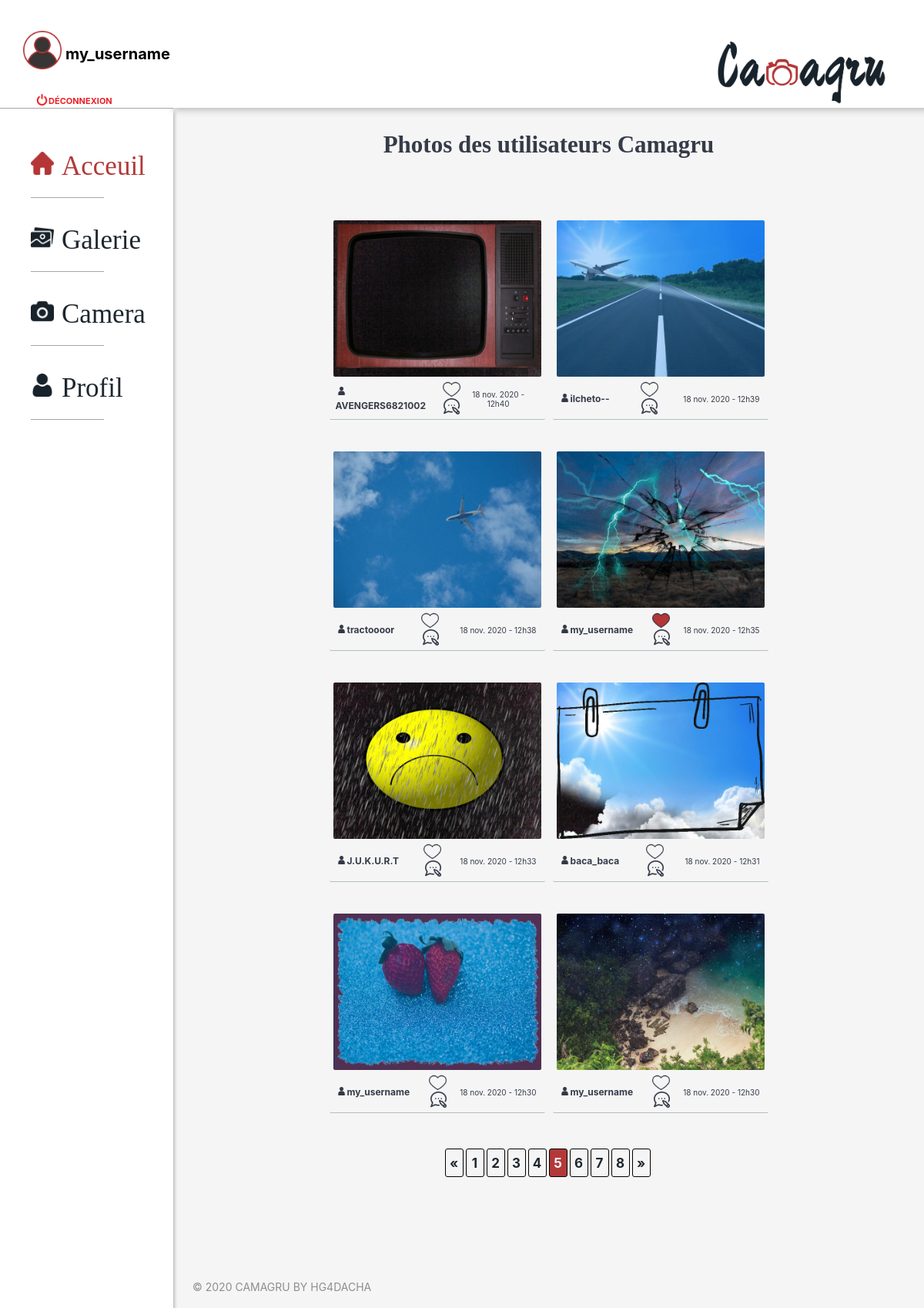
The page /view/home.php?page=5 (signed in) on the database its author committed.
### tables this page shows
CREATE TABLE `user_pictures` (
  `id` int(11) NOT NULL,
  `id_user` int(11) NOT NULL,
  `picture_id` varchar(255) NOT NULL,
  `picture_path` varchar(255) NOT NULL,
  `hour_picture` varchar(255) NOT NULL,
  `date_picture` varchar(255) NOT NULL
);

CREATE TABLE `users` (
  `id` int(11) NOT NULL,
  `lastname` varchar(255) NOT NULL,
  `firstname` varchar(255) NOT NULL,
  `email` varchar(255) NOT NULL,
  `username` varchar(255) NOT NULL,
  `passwordUsr` varchar(255) NOT NULL,
  `notif` tinyint(1) NOT NULL,
  `keyUsr` varchar(255) NOT NULL,
  `tokenUsr` tinyint(1) NOT NULL,
  `idCTRL` varchar(255) NOT NULL
);

### model/sqlFunctions.php (called while the page is built, shortened)
<?php
function PictNmbr()
{
    $dbc = db_connex();
    $reqField = $dbc->query("SELECT id FROM user_pictures");
    $reqField->execute();
    return $reqField->rowCount();
}
function pictr_recup($beginning, $picturesInPage) {
    $dbc = db_connex();
    $reqCtrl = $dbc->prepare("SELECT * FROM user_pictures ORDER BY id DESC LIMIT :beginning, :picturesInPage");
    $reqCtrl->bindValue(':beginning', $beginning, PDO::PARAM_INT);
    $reqCtrl->bindValue(':picturesInPage', $picturesInPage, PDO::PARAM_INT);
    $reqCtrl->execute();
    return $reqCtrl->fetchAll();
}
function recup_username_byID($id_user) {
    $dbc = db_connex();
    $reqID = $dbc->prepare("SELECT username FROM users WHERE id = :id_user");
    $reqID->bindValue(':id_user', $id_user, PDO::PARAM_INT);
    $reqID->execute();
    return $reqID->fetch();
}
function check_like_user($id_user, $picture_id)
{
    $dbc = db_connex();
    $reqCtrl = $dbc->prepare("SELECT id FROM likes WHERE picture_id = :picture_id AND id_user = :id_user");
    $reqCtrl->bindValue(':picture_id', $picture_id, PDO::PARAM_STR);
    $reqCtrl->bindValue(':id_user', $id_user, PDO::PARAM_INT);
    $reqCtrl->execute();
    return $reqCtrl->rowCount();
}
?>

### controller/users_pictures.php (called while the page is built, shortened)
<?php
require_once($_SERVER['DOCUMENT_ROOT']."/camagru/model/sqlFunctions.php");
$picturesInPage = 8;
$picturesNmbr = pictNmbr();
$totalPage = ceil($picturesNmbr / $picturesInPage);
if (isset($_GET['page']) && !empty($_GET['page']) && $_GET['page'] > 0 && $_GET['page'] <= $totalPage) {
    $currentPage = $_GET['page'];
}
else {
    $currentPage = 1;
}
$beginning = ($currentPage - 1) * $picturesInPage;
$pictures = pictr_recup($beginning, $picturesInPage);
function idUsername($id_user) {
    $id_user = intval($id_user);
    return recup_username_byID($id_user);
}
function checkLike($id_user, $picture_id) {
    $id_user = intval($id_user);
    return check_like_user($id_user, $picture_id);
}
?>

### controller/URL_current_page.php (called while the page is built)
<?php
if(isset($_SERVER['HTTPS']) && $_SERVER['HTTPS'] === 'on')
{
    $url = "https";
}
else
{
    $url = "http";
}
$url .= "://";
$url .= $_SERVER['HTTP_HOST'];
$url .= $_SERVER['REQUEST_URI'];
?>

### view/home.php (the view, shortened to what this page needs)
<?php
require_once($_SERVER['DOCUMENT_ROOT']."/camagru/controller/users_pictures.php");
require_once($_SERVER['DOCUMENT_ROOT']."/camagru/controller/URL_current_page.php");
?>
<!DOCTYPE html>
<html lang="en">
<head>
    <link rel="stylesheet" href="/camagru/public/css/home.css" />
</head>
<body>
    <div id="contenu">
        <?php include("includes/header.php") ?>
        <nav>
            <ul>
                <li class="this"><a href="/camagru/view/home.php" class="this"><img id="home" src="/camagru/public/pictures/home_red.png" alt="Acceuil">Acceuil</a></li>
                <div class="border"></div>
                <li class="other"><a href="/camagru/view/gallery.php" class="other"><img id="gallery" src="/camagru/public/pictures/gallery_black.png" alt="Galerie">Galerie</a></li>
                <div class="border"></div>
                <li class="other"><a href="/camagru/view/camera.php" class="other"><img id="camera" src="/camagru/public/pictures/camera_black.png" alt="Camera">Camera</a></li>
                <div class="border"></div>
                <li class="other"><a href="/camagru/view/profile.php" class="other"><img id="profile" src="/camagru/public/pictures/profile_black.png" alt="Profile">Profil</a></li>
                <div class="border"></div>
            </ul>
        </nav>
        <section>
            <div id="site-pictures">
                <h1 id="user-tittle">Photos des utilisateurs Camagru</h1>
                <div id="pictures-div">
                    <?php
                    foreach($pictures as $pict) { ?>
                        <div class="img-and-username">
                            <div class="picture-div">
                                <a class="pict-link" href="/camagru/view/picture.php?username=<?php $usrName = idUsername($pict['id_user']); echo($usrName[0]);?>&amp;pictureID=<?= urlencode($pict['picture_id']) ?>">
                                <img class="user-pictures" id="<?= $pict['picture_id'] ?>" src="<?= '/camagru/public/'.$pict['picture_path'] ?>" alt="image">
                                </a>
                            </div>
                            <div class="username-username">
                                <div class="user-2">
                                    <img class="logo-username" src="/camagru/public/pictures/logo-username.png" alt="logo-username">
                                    <span class="user-name"><?php $usrName = idUsername($pict['id_user']); echo($usrName[0]);?></span>
                                </div>
                                <div class="likes-and-comments">
                                    <?php if(isset($_SESSION['id'])) {
                                            $like_state = checkLike($_SESSION['id'], $pict['picture_id']);
                                            if ($like_state == 0) { ?>
                                    <img class="like" src="/camagru/public/pictures/like00.png" alt="like">
                                    <?php   } else if ($like_state == 1) { ?>
                                    <img class="like" src="/camagru/public/pictures/like01.png" alt="like">
                                    <?php   }
                                          }?>
                                    <a class="comment-url" href="<?= $url.'#big-bloc-comment' ?>">
                                        <img class="comments" src="/camagru/public/pictures/comments.png" alt="commentaires">
                                    </a>
                                </div>
                                <span class='time-picture'><?= $pict['date_picture'].' - <br class="time-br">'.$pict['hour_picture'] ?></span>
                            </div>
                        </div>
                    <?php
                        }
                    ?>
                </div>
                <div id="number-div">
                    <?php
                        if ($picturesNmbr > 8) {
                            if ($currentPage == 1) {
                                echo ('<span class="number" id="this-arrow">«</span>');
                            }
                            else {
                                echo ('<a class="number" href="/camagru/view/home.php?page='.($currentPage - 1).'">«</a> ');
                            }
                            for ($i = 1; $i <= $totalPage; $i++) {
                                if ($i == $currentPage) {
                                    echo ('<span class="number" id="this-number">'.$i.'</span>');
                                }
                                else {
                                    echo ('<a class="number" href="/camagru/view/home.php?page='.$i.'">'.$i.'</a> ');
                                }
                            }
                            if ($currentPage == $totalPage) {
                                echo ('<span class="number">»</span>');
                            }
                            else {
                                echo ('<a class="number" href="/camagru/view/home.php?page='.($currentPage + 1).'">»</a> ');
                            }
                        }
                    ?>
                </div>
            </div>
        </section>
        <?php include("includes/footer.php") ?>
    </div>
</body>
</html>

### public/css/home.css (style rules this page uses)
html, body { height: 100%; margin: 0; padding: 0; }
body { background-color: whitesmoke; }
#contenu { min-height: 100%; position: relative; }
nav { background-color: white; width: 225px; height: 100%; box-shadow: 1px 5px 5px rgb(165, 165, 165); position: fixed; left: 0; border-top: 1px rgb(165, 165, 165) solid; margin-top: 140px; }
ul { list-style-type: none; font-size: 35px; font-family: 'GrandHotel'; }
li { padding-top: 15px; padding-bottom: 20px; margin-top: 15px; }
.border { border-bottom: 1px rgb(165, 165, 165) solid; width: 95px; }
a { text-decoration: none; cursor: pointer; }
.this { color: #b33939; padding-top: 20px; }
.other { color: #1e272e; margin-top: 20px; }
#home { width: 30px; padding-right: 10px; cursor: pointer; }
#gallery { width: 30px; padding-right: 10px; cursor: pointer; }
#camera { width: 30px; padding-right: 10px; cursor: pointer; }
#profile { width: 30px; padding-right: 10px; cursor: pointer; }
section { margin-top: auto; margin-left: auto; padding-top: 140px; padding-left: 225px; padding-bottom: 250px; }
#site-pictures { display: flex; flex-direction: column; justify-content: center; align-items: center; margin-top: 30px; margin-bottom: 145px; align-items: center; }
#user-tittle { margin: 0px; font-family: 'GrandHotel'; font-size: 35px; color: #353b48; }
#pictures-div { display: flex; flex-wrap: wrap; justify-content: center; margin: 0px; margin-top: 70px; margin-bottom: 15px; width: 100%; height: 610px; }
.img-and-username { display: flex; flex-direction: column; margin: 5px; padding: 5px; padding-bottom: 1px; width: 339px; height: 285px; border-bottom: 1px #b2bec3 solid; border-radius: 2px; }
.picture-div { position: relative; display: inline; width: 339px; height: 254px; }
.pict-link { display: block; width: 339px; height: 254px; }
.user-pictures { width: 339px; border-radius: 2px; }
.username-username { display: flex; flex-direction: row; margin-left: 5px; margin-top: 7px; justify-content: space-between; align-items: center; }
.user-2 { position: relative; bottom: 1px; }
.logo-username { width: 11px; height: 11px; }
.user-name { font-size: 14px; font-family: -apple-system, BlinkMacSystemFont, 'Segoe UI', Roboto, Oxygen, Ubuntu, Cantarell, 'Open Sans', 'Helvetica Neue', sans-serif; color: #353b48; font-weight: bold; position: relative; right: 2px; }
.likes-and-comments { display: flex; flex-direction: row; width: 58px; justify-content: space-around; align-items: center; position: relative; bottom: 2px; }
.like { width: 23px; cursor: pointer; }
.comment-url { display: block; width: 20px; height: 20px; }
.comments { width: 21px; cursor: pointer; }
.time-picture { text-align: center; color: #353b48; font-size: 10px; font-family: -apple-system, BlinkMacSystemFont, 'Segoe UI', Roboto, Oxygen, Ubuntu, Cantarell, 'Open Sans', 'Helvetica Neue', sans-serif; position: relative; right: 6px; }
#number-div { display: flex; flex-direction: row; flex-wrap: wrap; margin: 0px; }
.number { font-family: -apple-system, BlinkMacSystemFont, 'Segoe UI', Roboto, Oxygen, Ubuntu, Cantarell, 'Open Sans', 'Helvetica Neue', sans-serif; font-size: 17px; font-weight: bold; width: 22px; height: 35px; display: flex; justify-content: center; align-items: center; border: 1px black solid; text-decoration: none; color: #1e272e; border-radius: 3px; background: whitesmoke; margin-right: 3px; }
#this-number { background: #b33939; color: whitesmoke; }
@media all and (max-width: 1670px) { .img-and-username { width: 270px; height: 257px; } }
@media all and (max-width: 1670px) { .picture-div { width: 270px; height: 203px; } }
@media all and (max-width: 1670px) { .pict-link { width: 270px; height: 203px; } }
@media all and (max-width: 1670px) { .user-pictures { width: 270px; } }
@media all and (max-width: 1670px) { .user-name { font-size: 12px; } }
@media all and (max-width: 1670px) { .likes-and-comments { flex-direction: column; width: 35px; } }
@media all and (max-width: 1400px) { #site-pictures { margin-bottom: 120px; } }
@media all and (max-width: 1400px) { #pictures-div { width: 800px; height: 1200px; } }
@media all and (max-width: 1400px) { #user-tittle { font-size: 31px; } }
@media all and (max-width: 1400px) { section { padding-bottom: 50px; } }

### rows shown on the page
user_pictures: picture+picture_path (picture), id_user.username "AVENGERS6821002", date_picture "18 nov. 2020", hour_picture "12h40"
user_pictures: picture+picture_path (picture), id_user.username "ilcheto--", date_picture "18 nov. 2020", hour_picture "12h39"
user_pictures: picture+picture_path (picture), id_user.username "tractoooor", date_picture "18 nov. 2020", hour_picture "12h38"
user_pictures: picture+picture_path (picture), id_user.username "my_username", date_picture "18 nov. 2020", hour_picture "12h35"
user_pictures: picture+picture_path (picture), id_user.username "J.U.K.U.R.T", date_picture "18 nov. 2020", hour_picture "12h33"
user_pictures: picture+picture_path (picture), id_user.username "baca_baca", date_picture "18 nov. 2020", hour_picture "12h31"
user_pictures: picture+picture_path (picture), id_user.username "my_username", date_picture "18 nov. 2020", hour_picture "12h30"
user_pictures: picture+picture_path (picture), id_user.username "my_username", date_picture "18 nov. 2020", hour_picture "12h30"

### other values the page prints
$_SESSION['username'] "my_username"
